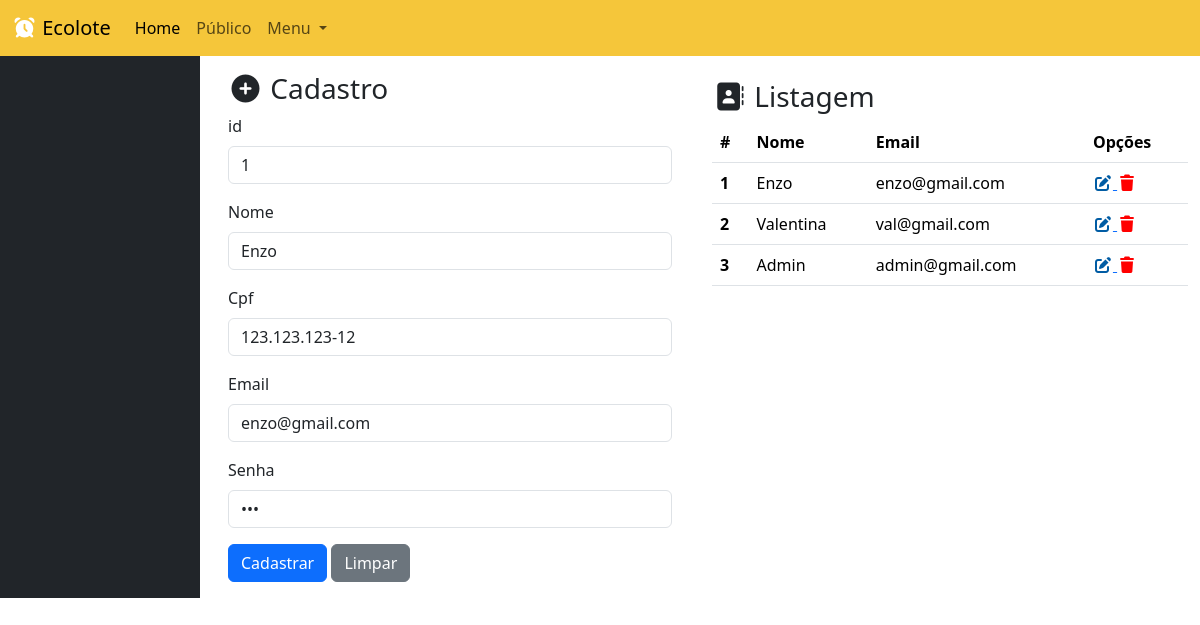
Page /principal.php?id=1 (signed in) on the committed database.
### tables this page shows
CREATE TABLE IF NOT EXISTS usuario(
    id INT PRIMARY KEY AUTO_INCREMENT NOT NULL,
    nome VARCHAR(45),
    cpf VARCHAR(15),
    email VARCHAR(45),
    senha VARCHAR(45),
    salario INT
);

### principal.php (the view, shortened to what this page needs)
<?php
  include './backend/conexao.php';
  $destino = "./backend/usuario/inserir.php";
  if(!empty($_GET['id'])){
    $id = $_GET['id'];
    $sql = "SELECT * FROM usuario WHERE id='$id' ";
    $dados = mysqli_query($conexao, $sql);
    $usuarios = mysqli_fetch_assoc($dados);
    $destino = "./backend/usuario/alterar.php";
  }
?>
<!doctype html>
<html lang="pt-br">
  <head>
    <link href="https://cdn.jsdelivr.net/npm/bootstrap@5.3.8/dist/css/bootstrap.min.css" rel="stylesheet">
    <link rel="stylesheet" href="./assets/estilo.css">
    <link rel="stylesheet" href="https://cdnjs.cloudflare.com/ajax/libs/font-awesome/7.0.1/css/all.min.css" />
    <link rel="stylesheet" href="https://cdn.datatables.net/2.3.7/css/dataTables.dataTables.css" />
</head>
<body>
  <?php include './modulos/menu_superior.php' ?>
   <div class="container-fluid">
        <div class="row">
            <div class="col-md-2 bg-dark">
            </div>
            <div class="col-md-5">
              <form action="<?=$destino?>" method="post" class="p-3">
                <h3> <i class="fa-solid fa-circle-plus"></i> Cadastro </h3>
                 <div class="mb-3">
                    <label class="form-label"> id </label>
                    <input value="<?php echo isset($usuarios) ? $usuarios['id'] : "" ?>" type="text" name="id" class="form-control" readonly>
                </div>
                <div class="mb-3">
                    <label class="form-label"> Nome </label>
                    <input value="<?php echo isset($usuarios) ? $usuarios['nome'] : "" ?>" type="text" name="nome" class="form-control">
                </div>
                 <div class="mb-3">
                    <label class="form-label"> Cpf </label>
                    <input value="<?php echo isset($usuarios) ? $usuarios['cpf'] : "" ?>" type="text" name="cpf" class="form-control">
                </div>
                <div class="mb-3">
                    <label class="form-label"> Email </label>
                    <input value="<?php echo isset($usuarios) ? $usuarios['email'] : "" ?>" type="email" name="email" class="form-control">
                </div>
                <div class="mb-3">
                    <label class="form-label"> Senha </label>
                    <input value="<?php echo isset($usuarios) ? $usuarios['senha'] : "" ?>" type="password" name="senha" class="form-control">
                </div>
                <button type="submit" class="btn btn-primary"> Cadastrar </button>
                <button type="reset" class="btn btn-secondary"> Limpar </button>
            </form>
            </div>
            <div class="col-md-5">
              <br>
              <h3> <i class="fa-solid fa-address-book"></i> Listagem </h3>
              <table class="table" id="tabela">
              <thead>
                <tr>
                  <th scope="col">#</th>
                  <th scope="col">Nome</th>
                  <th scope="col">Email</th>
                  <th scope="col">Opções</th>
                </tr>
              </thead>
              <tbody>
                <?php
                  $sql = 'SELECT * FROM usuario';
                  $dados = mysqli_query($conexao, $sql);
                  while($coluna = mysqli_fetch_assoc($dados)){
                ?>
                <tr>
                  <th scope="row"> <?php echo $coluna['id'] ?> </th>
                  <td> <?php echo $coluna['nome'] ?></td>
                  <td> <?php echo $coluna['email'] ?></td>
                  <td>
                    <a href="./principal.php?id=<?=$coluna['id']?>"> <i class="fa-solid fa-pen-to-square" style="color: rgb(1, 92, 164);"></i> </a>
                    <a href="<?php echo './backend/usuario/excluir.php?id='.$coluna['id'] ?>" onclick="return confirm('Deseja realmente excluir?')"> <i class="fa-solid fa-trash" style="color: rgb(255, 0, 0);"></i> </a>
                  </td>
                </tr>
              <?php } ?>
              </tbody>
            </table>
            </div>
        </div>
   </div>
</body>
</html>

### assets/estilo.css (style rules this page uses)
body { margin: 0; padding: 0; }

### rows in the picture
usuario: id "1", nome "Enzo", cpf "123.123.123-12", email "enzo@gmail.com"
usuario: id "2", nome "Valentina", email "val@gmail.com"
usuario: id "3", nome "Admin", email "admin@gmail.com"
